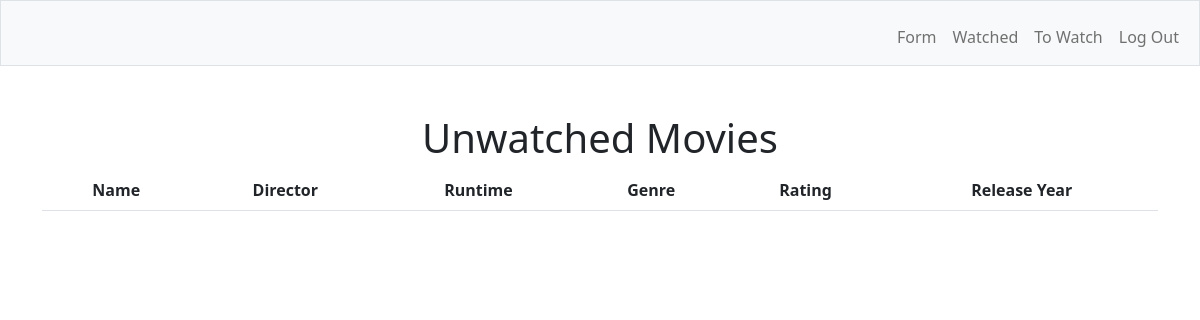
Page /unwatched (signed in) on the earlier database version.
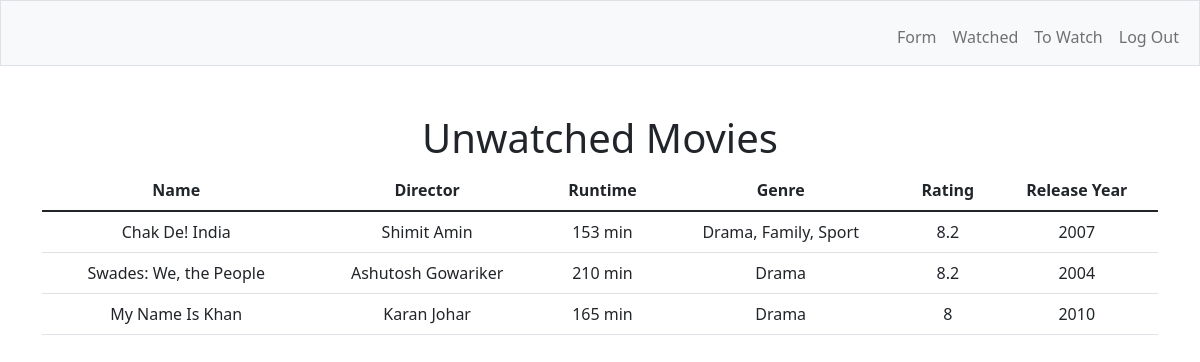
Same page on the later database version.
### tables this page shows
CREATE TABLE to_watch(id INTEGER PRIMARY KEY, movie_name TEXT NOT NULL, runtime TEXT NOT NULL, genre TEXT NOT NULL, rating NUMERIC NOT NULL, released_year INTEGER NOT NULL, user_id INTEGER NOT NULL, director TEXT NOT NULL);

### app.py (the view)
@app.route("/unwatched")
@login_required
def unwatched():
    unwatched = db.execute("SELECT * FROM to_watch")
    return render_template("unwatched.html", unwatched=unwatched)

### app.py (called while the page is built)
@app.after_request
def after_request(response):
    response.headers["Cache-Control"] = "no-cache, no-store, must-revalidate"
    response.headers["Expires"] = 0
    response.headers["Pragma"] = "no-cache"
    return response

### helpers.py (called while the page is built)
def login_required(f):
    @wraps(f)
    def decorated_function(*args, **kwargs):
        if session.get("user_id") is None:
            return redirect("/login")
        return f(*args, **kwargs)
    return decorated_function

### templates/unwatched.html (shortened to what this page needs)
{% extends "layout.html" %}
{% block main %}
<h1> Unwatched Movies </h1>
<table class="table">
    <thead>
        <tr>
            <th class="text-center">Name</th>
            <th class="text-center">Director</th>
            <th class="text-center">Runtime</th>
            <th class="text-center">Genre</th>
            <th class="text-center">Rating</th>
            <th class="text-center">Release Year</th>
        </tr>
    </thead>
    <tbody>
        {% for unwatch in unwatched %}
            <tr>
                <td>{{ unwatch.movie_name }}</td>
                <td>{{ unwatch.director }}</td>
                <td>{{ unwatch.runtime }}</td>
                <td>{{ unwatch.genre }}</td>
                <td>{{ unwatch.rating }}</td>
                <td>{{ unwatch.released_year }}</td>
            </tr>
        {% endfor %}
    </tbody>
</table>
{% endblock %}

### templates/layout.html (shortened to what this page needs)
<!DOCTYPE html>
<html lang="en">
    <head>
        <link href="https://cdn.jsdelivr.net/npm/bootstrap@5.1.3/dist/css/bootstrap.min.css" rel="stylesheet">
        <link href="static/styles.css" rel="stylesheet">
    </head>
    <body>
        <nav class="bg-light border navbar navbar-expand-md navbar-light">
            <div class="container-fluid">
                <div class="collapse navbar-collapse" id="navbar">
                    {% if session["user_id"] %}
                        <ul class="navbar-nav ms-auto mt-2">
                            <li class="nav-item"><a class="nav-link" href="/form">Form</a></li>
                            <li class="nav-item"><a class="nav-link" href="/watched">Watched</a></li>
                            <li class="nav-item"><a class="nav-link" href="/unwatched">To Watch</a></li>
                            <li class="nav-item"><a class="nav-link" href="/logout">Log Out</a></li>
                        </ul>
                    {% else %}
                        <ul class="navbar-nav ms-auto mt-2">
                            <li class="nav-item"><a class="nav-link" href="/register">Register</a></li>
                            <li class="nav-item"><a class="nav-link" href="/login">Log In</a></li>
                        </ul>
                    {% endif %}
                </div>
            </div>
        </nav>
        <main class="container py-5 text-center">
            {% block main %}{% endblock %}
        </main>
    </body>
</html>

Differences in the rows shown:
added to_watch: movie_name "Chak De! India", director "Shimit Amin", runtime "153 min", genre "Drama, Family, Sport", rating "8.2", released_year "2007"
added to_watch: movie_name "Swades: We, the People", director "Ashutosh Gowariker", runtime "210 min", genre "Drama", rating "8.2", released_year "2004"
added to_watch: movie_name "My Name Is Khan", director "Karan Johar", runtime "165 min", genre "Drama", rating "8", released_year "2010"
